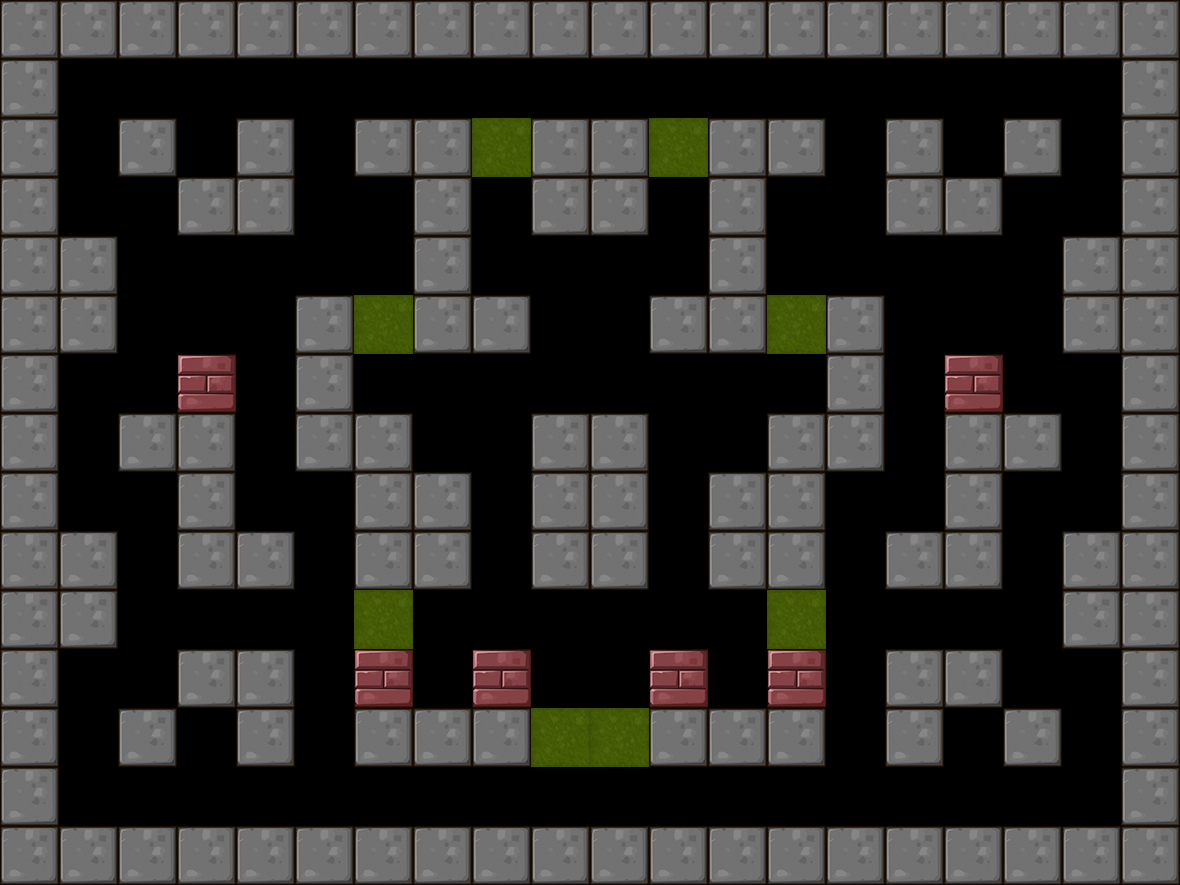

A level layout from a 2D game, rendered from its tile map. Below: a short description, then the map file with tile-grid data replaced by summaries:
An orthogonal 20x15 tile map with 59x59 px tiles, 1 tile layer (BackGround) and 11 objects (4x Shipper, 2x Tracker, 2x Hammer, 2x Tanker, Player).

<map version="1.0" orientation="orthogonal" renderorder="right-down" width="20" height="15" tilewidth="59" tileheight="59">
 <tileset firstgid="1" name="itemmap" tilewidth="59" tileheight="59">
  <image source="tileset2.png" trans="ff00ff" width="354" height="354" />
 </tileset>
 <layer name="BackGround" width="20" height="15">
  <data>[300 cells, 166 non-empty, 7 distinct tile ids]</data>
 </layer>
 <objectgroup name="RobotCharacter">
  <object name="Player" x="663.75" y="427.75" width="40" height="40" />
 </objectgroup>
 <objectgroup name="EnemyCharacter">
  <object name="Tracker" type="Tracker" x="368.75" y="191.75" width="40" height="40" />
  <object name="Hammer" type="Hammer" x="896.75" y="248.75" width="40" height="40" />
  <object name="Shipper" type="Shipper" x="1076.75" y="486.75" width="40" height="40" />
  <object name="Shipper" type="Shipper" x="132.75" y="663.75" width="40" height="40" />
  <object name="Tanker" type="Tanker" x="482.912" y="778.665" width="40" height="40" />
  <object name="Tanker" type="Tanker" x="252.855" y="70.5498" width="40" height="40" />
  <object name="Hammer" type="Hammer" x="127.256" y="771.816" width="40" height="40" />
  <object name="Shipper" type="Shipper" x="1076.75" y="73.75" width="40" height="40" />
  <object name="Tracker" type="Tracker" x="721.598" y="63.6794" width="40" height="40" />
  <object name="Shipper" type="Shipper" x="831.064" y="483.755" width="40" height="40" />
 </objectgroup>
</map>
